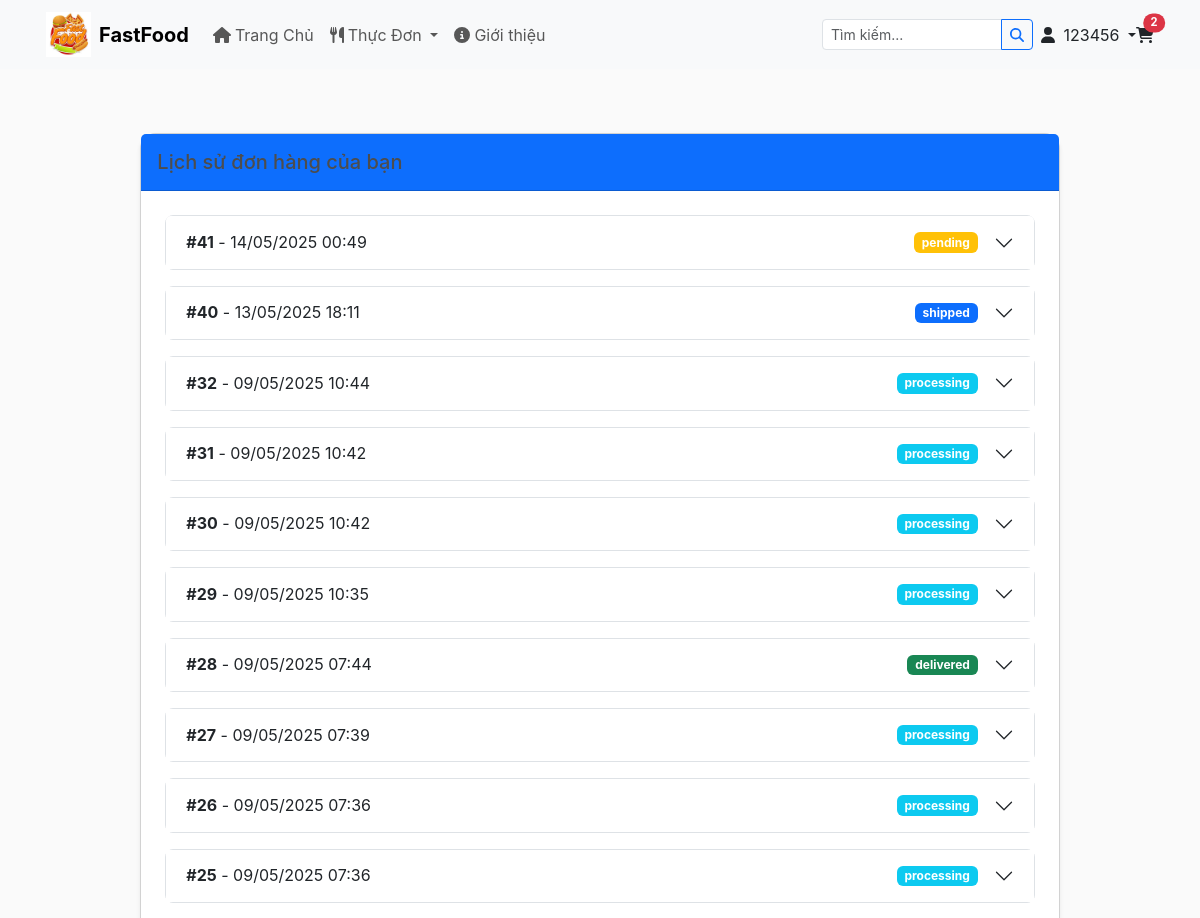
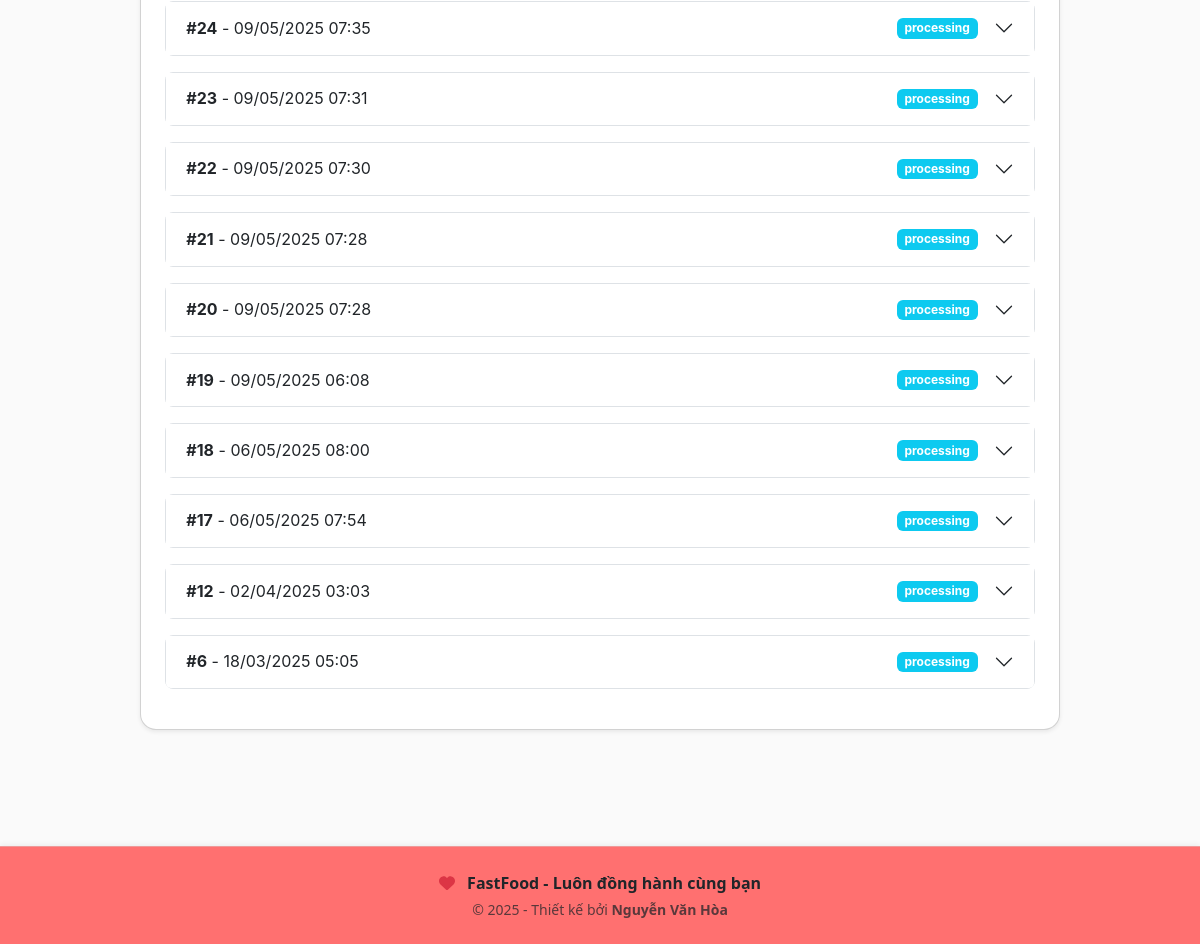
The page /orders/history/ (signed in) on the database its author committed (2 pictures, top to bottom).
### hoadeptrai/models.py (models this page shows, shortened)
class Customer(AbstractUser):
    phone_number = models.CharField(max_length=20, blank=True)
    address = models.CharField(max_length=255, blank=True)
    ROLES = (
        ('customer', 'Customer'),
        ('seller', 'Seller'),
        ('admin', 'Admin')
    )
    role = models.CharField(max_length=10, choices=ROLES)
    loyalty_points = models.IntegerField(default=0)
    groups = models.ManyToManyField(Group, related_name="custom_customer_groups", blank=True)
    user_permissions = models.ManyToManyField(Permission, related_name="custom_customer_permissions", blank=True)

class Order(models.Model):
    customer = models.ForeignKey(Customer, on_delete=models.CASCADE)
    order_date = models.DateTimeField(auto_now_add=True)
    status = models.CharField(max_length=20, choices=[
        ('pending', 'Pending'),
        ('processing', 'Processing'),
        ('paid', 'Paid'),
        ('shipped', 'Shipped'),
        ('delivered', 'Delivered'),
        ('cancelled', 'Cancelled')
    ], default='pending')
    payment_method = models.CharField(max_length=20, choices=[
        ('cod', 'Cash on Delivery'),
        ('zalopay', 'ZaloPay')
    ], null=True, blank=True)
    payment_status = models.CharField(max_length=20, choices=[
        ('pending', 'Pending'),
        ('completed', 'Completed'),
        ('failed', 'Failed')
    ], default='pending')
    shipping_address = models.TextField()
    total_amount = models.DecimalField(max_digits=10, decimal_places=2)
    zalopay_trans_id = models.CharField(max_length=100, null=True, blank=True)
    promotion = models.ForeignKey('Promotion', on_delete=models.SET_NULL, null=True, blank=True)
    complete = models.BooleanField(default=False)  # Add this field
    @property
    def get_cart_items(self):
        return sum(item.quantity for item in self.orderitem_set.all())

class OrderItem(models.Model):
    order = models.ForeignKey(Order, on_delete=models.CASCADE)
    product = models.ForeignKey(Product, on_delete=models.CASCADE)
    quantity = models.PositiveIntegerField()
    price = models.DecimalField(max_digits=10, decimal_places=2)
    @property
    def get_total(self):
        return self.quantity * self.price

### hoadeptrai/views.py (the view)
# urls.py: path('orders/history/', views.user_order_history, name='order_history'),
def user_order_history(request):
    if not request.user.is_authenticated:
        return redirect('login')
    orders = Order.objects.filter(customer=request.user).order_by('-order_date')
    for order in orders:
        order.items = order.orderitem_set.all()
    context = {
        'orders': orders
    }
    return render(request, 'app/order_history.html', context)

### hoadeptrai/templates/app/order_history.html (shortened to what this page needs)
{% extends 'app/base.html' %}
{% load static %}
{% block main_content %}
<div class="container my-5" style="margin-bottom: 100px !important;">
    <div class="row justify-content-center">
        <div class="col-lg-10">
            <div class="card shadow-sm rounded-4">
                <div class="card-header bg-primary text-white py-3">
                    <h5 class="mb-0">Lịch sử đơn hàng của bạn</h5>
                </div>
                <div class="card-body p-4">
                    {% if orders %}
                        <div class="accordion" id="orderAccordion">
                            {% for order in orders %}
                            <div class="accordion-item border mb-3 rounded-3">
                                <h2 class="accordion-header">
                                    <button class="accordion-button collapsed" type="button" data-bs-toggle="collapse" data-bs-target="#order{{ order.id }}">
                                        <div class="d-flex justify-content-between align-items-center w-100 me-3">
                                            <span><strong>#{{ order.id }}</strong> - {{ order.order_date|date:"d/m/Y H:i" }}</span>
                                            <span class="badge {% if order.status == 'pending' %}bg-warning
                                                            {% elif order.status == 'processing' %}bg-info
                                                            {% elif order.status == 'shipped' %}bg-primary
                                                            {% elif order.status == 'delivered' %}bg-success
                                                            {% else %}bg-danger{% endif %}">
                                                {{ order.status }}
                                            </span>
                                        </div>
                                    </button>
                                </h2>
                            </div>
                            {% endfor %}
                        </div>
                    {% endif %}
                </div>
            </div>
        </div>
    </div>
</div>
{% endblock %}

### hoadeptrai/templates/app/base.html (shortened to what this page needs)
{%load static%}
<!DOCTYPE html>
<html>
    <head>
        <link href="https://cdn.jsdelivr.net/npm/bootstrap@5.3.3/dist/css/bootstrap.min.css" rel="stylesheet">
        <link rel="stylesheet" href="{% static 'app/css/style.css' %}">
        <link rel="stylesheet" href="{% static 'app/css/main.css' %}">
        <link rel="stylesheet" href="{% static 'app/css/owl.carousel.min.css' %}">
        <link rel="stylesheet" href="https://cdnjs.cloudflare.com/ajax/libs/font-awesome/5.15.4/css/all.min.css">
    </head>
    <body>
        <nav class="navbar navbar-expand-lg bg-body-tertiary sticky-top py-1">
            <div class="container">
              <a class="navbar-brand d-flex align-items-center" href="{% url 'home' %}">
                <img src="{% static 'app/images/logopbl.jpg' %}" alt="logo" width="45" height="45" class="me-2">
                <span class="fw-bold">FastFood</span>
              </a>
              <div class="collapse navbar-collapse" id="navbarContent">
                <ul class="navbar-nav me-auto">
                  <li class="nav-item">
                    <a class="nav-link" href="{% url 'home' %}">
                      <i class="fas fa-home me-1"></i>Trang Chủ
                    </a>
                  </li>
                  <li class="nav-item dropdown">
                    <a class="nav-link dropdown-toggle" href="#" data-bs-toggle="dropdown">
                      <i class="fas fa-utensils me-1"></i>Thực Đơn
                    </a>
                  </li>
                  <li class="nav-item">
                    <a class="nav-link" href="#about">
                      <i class="fas fa-info-circle me-1"></i>Giới thiệu
                    </a>
                  </li>
                </ul>
                <form class="d-flex me-2" action="{% url 'search_products' %}" method="GET">
                  <div class="input-group input-group-sm">
                    <input class="form-control" type="search" name="q" placeholder="Tìm kiếm..." style="width: 180px">
                    <button class="btn btn-outline-primary btn-sm" type="submit">
                      <i class="fas fa-search"></i>
                    </button>
                  </div>
                </form>
                {% if user.is_authenticated %}
                <div class="nav-item dropdown">
                  <a class="nav-link dropdown-toggle" href="#" data-bs-toggle="dropdown">
                    <i class="fas fa-user me-1"></i>
                    <span class="d-none d-sm-inline">{{ user.username }}</span>
                  </a>
                </div>
                {% endif %}
                <a class="nav-link position-relative" href="{% url 'cart' %}">
                  <i class="fas fa-shopping-cart"></i>
                  {% if user.is_authenticated and user.order_set.first.get_cart_items > 0 %}
                  <span class="position-absolute top-0 start-100 translate-middle badge rounded-pill bg-danger" style="font-size: 0.6em">
                    {{ user.order_set.first.get_cart_items }}
                  </span>
                  {% endif %}
                </a>
              </div>
            </div>
          </nav>
        {% block main_content %} {% endblock main_content %}
         <footer class="custom-footer text-center text-dark py-2 mt-auto">
      <div class="container">
          <div class="d-flex flex-column align-items-center justify-content-center">
              <p class="mb-1">
                  <i class="fas fa-heart text-danger me-2"></i>
                  <strong>FastFood - Luôn đồng hành cùng bạn</strong>
              </p>
              <p class="mb-0 small text-muted">
                  © 2025 - Thiết kế bởi <strong>Nguyễn Văn Hòa</strong>
              </p>
          </div>
      </div>
    </footer>
    </body>
</html>

### hoadeptrai/static/app/css/style.css (style rules this page uses)
:root { --primary-color: #4f868c; --secondary-color: #6c757d; }
body { font-family: -apple-system, BlinkMacSystemFont, "Segoe UI", Roboto, "Helvetica Neue", Arial, sans-serif; line-height: 1.5; }
.container { padding: 1rem; }
h1, h2, h3, h4, h5, h6 { margin-bottom: 1rem; }
.btn { transition: all 0.3s ease; }
.card { transition: transform 0.3s ease; }

### hoadeptrai/static/app/css/main.css (style rules this page uses)
body { background-color: hsl(0, 0%, 98%); }
h1,h2,h3,h4,h5,h6 { color:hsl(0, 0%, 30%); }
.btn { border-radius: 0; }

### hoadeptrai/templates/app/base.html (style rules this page uses)
.custom-footer { background-color:rgb(255, 112, 112); border-top: 1px solid #e99; box-shadow: 0 -2px 5px rgba(0, 0, 0, 0.05); font-family: 'Segoe UI', Tahoma, Geneva, Verdana, sans-serif; transition: all 0.3s ease-in-out; }
.navbar .container { padding-top: 0.2rem; padding-bottom: 0.2rem; }
.nav-link .badge { font-size: 0.7rem !important; }
.custom-footer { padding: 0.5em 0 !important; }

### rows shown on the page
Customer: username "123456", order_set.first.get_cart_items "2"
Order: id "41", order_date "14/05/2025 00:49", status "pending"
Order: id "40", order_date "13/05/2025 18:11", status "shipped"
Order: id "32", order_date "09/05/2025 10:44", status "processing"
Order: id "31", order_date "09/05/2025 10:42", status "processing"
Order: id "30", order_date "09/05/2025 10:42", status "processing"
Order: id "29", order_date "09/05/2025 10:35", status "processing"
Order: id "28", order_date "09/05/2025 07:44", status "delivered"
Order: id "27", order_date "09/05/2025 07:39", status "processing"
Order: id "26", order_date "09/05/2025 07:36", status "processing"
Order: id "25", order_date "09/05/2025 07:36", status "processing"
Order: id "24", order_date "09/05/2025 07:35", status "processing"
Order: id "23", order_date "09/05/2025 07:31", status "processing"
Order: id "22", order_date "09/05/2025 07:30", status "processing"
Order: id "21", order_date "09/05/2025 07:28", status "processing"
Order: id "20", order_date "09/05/2025 07:28", status "processing"
Order: id "19", order_date "09/05/2025 06:08", status "processing"
Order: id "18", order_date "06/05/2025 08:00", status "processing"
Order: id "17", order_date "06/05/2025 07:54", status "processing"
Order: id "12", order_date "02/04/2025 03:03", status "processing"
Order: id "6", order_date "18/03/2025 05:05", status "processing"
